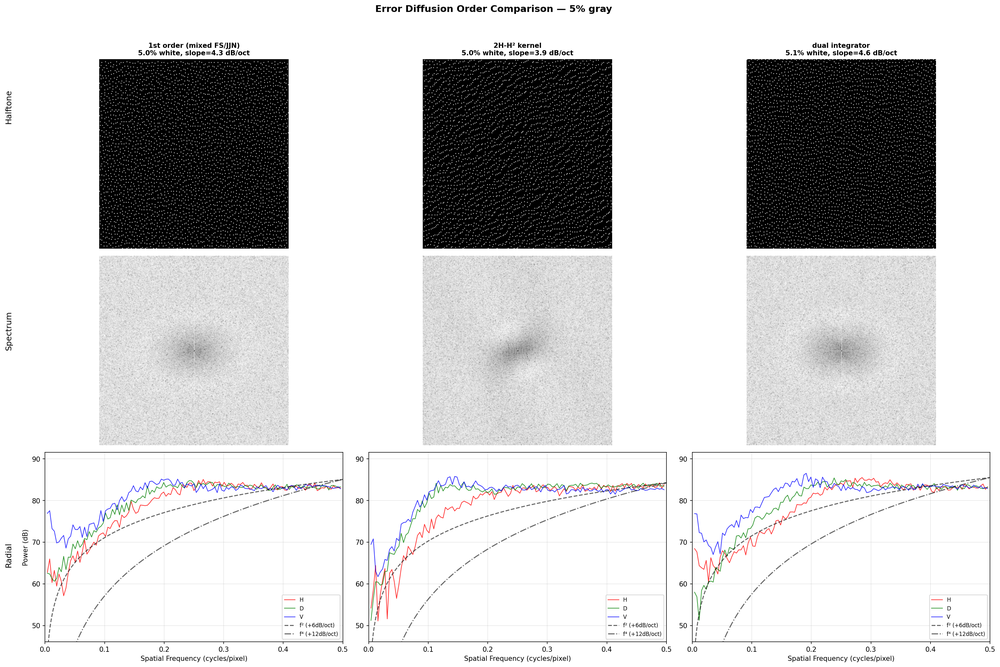
#> input picture tools/test_twelve/order_comparison_gray_005.png, 1000 x 667 px, shrunk from 3094 x 2063 before the run; its folder holds only this picture in this run
$ python second_order_dither.py --image order_comparison_gray_005.png
#> lines starting #> are read from the running program, lines starting #| are printed output that depends on the picture
#!/usr/bin/env python3
"""
Second-order error diffusion experiment.

Compares three approaches to noise shaping:
1. First-order: standard FS/JJN error diffusion → NTF = (1-H), ~6.8 dB/oct
2. 2H-H² kernel: precomputed kernel aiming for NTF = (1-H)², ~8.2 dB/oct
3. Dual integrator: two coupled error buffers aiming for NTF = (1-C)², ~7.1 dB/oct

Kite et al. insight: In a single feedback loop, the quantizer gain K varies
with the kernel (K≈2 for FS, K≈4.5 for JJN), and NTF = (1-H)/(1+(K-1)H)
which behaves as (1-H) regardless of K. One feedback loop = one order of
noise shaping.

Uses mixed FS/JJN kernel switching with hash-based selection.
The kernel switching is equivalent to threshold dithering but with less white noise
(the hash produces a white noise pattern, but the two kernels are similar enough
that the effective randomization is much smaller than full threshold dithering).
Implements edge seeding matching the Rust dither/basic.rs create_seeded_buffer.

Best results at 50% gray: 2H-H² kernel = 8.22 dB/oct (uniform H² assumption).

Approaches tried that gave worse results:
- Two-pass cascade (X→Y₁, residual X-Y₁→Y₂, threshold Y₁+Y₂):
  Nearly bit-identical to first-order. The residual is already shaped noise
  dancing around zero, so pass 2 contributes almost nothing (0.05% differ).
- MASH-style cascade (tap raw quantization error Q₁ from pass 1):
  Energy preservation broken (0.49→0.52), slope worse at 5.60 dB/oct.
  Without differentiating Y₂ before combining, just adds two +6dB sources.
- Storing shaped_err instead of raw err in error history (for reverse prediction):
  Slope dropped from ~6.3 to ~5.6 dB/oct. Worse, not better.
- FS-only kernels (no mixed FS/JJN switching):
  Collapses into limit cycles / checkerboard at 50% gray (0-5.58 dB/oct).
  Kernel mixing is essential for breaking limit cycles.
- Per-neighbor matched H² correction (look up each neighbor's actual kernel):
  Mathematically correct but slope dropped to 7.51 dB/oct. The cross-kernel
  H² terms are weaker than self-convolution terms.
- Cross-averaged kernels (K = 2H - H⊗H_avg, H_avg = (H_fs+H_jjn)/2):
  7.72 dB/oct. Statistically correct for 50/50 mixing but weaker than
  the uniform assumption which over-corrects beneficially.
- 4-way kernel selection (hash bit 0: FS/JJN, bit 1: FS²/JJN² correction):
  7.41 dB/oct. Adds variation to H² correction but averages to a weaker
  correction than uniform assumption.
- Cross-only selection (always assume OTHER kernel for H² correction):
  6.93 dB/oct. Cross-convolutions FS⊗JJN are weaker than self-convolutions.
- Same kernel for both dual integrator buffers (bit 0 for both instead of bit 0/bit 1):
  Slightly worse (7.08→7.01 at 50%, 7.34→6.91 at 33%). Different kernels per
  integrator give more decorrelation between the two error paths.
- Blue noise map for kernel selection (dither 50% gray as selection pattern):
  Helped 2H-H² slightly (8.22→8.33 at 50%) but hurt first-order (6.78→6.32)
  and dual integrator (7.08→6.52). White noise hash better for limit cycle
  breaking in first-order methods.
- MASH 1-1 digital cancellation with re-binarization (Y = threshold(Y₁ + (1-H)·Y₂)):
  Spatial-domain (1-H) filter: 1.26 dB/oct, re-dithering: 4.06 dB/oct, 1D
  (1-z⁻¹) differentiator: 4.08 dB/oct. The combined signal is continuous and
  re-thresholding introduces unshaped noise. Needs a different recombination
  strategy that preserves binary output.

Usage:
    python second_order_dither.py                    # Gray levels + gradient
    python second_order_dither.py --gray 0.5         # Single gray level
    python second_order_dither.py --gradient-only     # Gradient only
    python second_order_dither.py --image FILE        # Process an image
"""

import numpy as np
from numpy.fft import fft2, fftshift
from PIL import Image
from pathlib import Path
import argparse
import matplotlib
matplotlib.use('Agg')
import matplotlib.pyplot as plt


REACH = 2  # JJN kernel radius


def lowbias32(x: np.uint32) -> np.uint32:
    """Lowbias32 hash - improved version with bias 0.107."""
    x = np.uint32(x)
    x ^= x >> np.uint32(16)
    x = np.uint32(np.uint64(x) * np.uint64(0x21f0aaad) & 0xFFFFFFFF)
    x ^= x >> np.uint32(15)
    x = np.uint32(np.uint64(x) * np.uint64(0x735a2d97) & 0xFFFFFFFF)
    x ^= x >> np.uint32(15)
    return x


# [11 lines left out: function triple32, not called in this run]


# ============================================================================
# Seeded buffer (matches Rust create_seeded_buffer)
# ============================================================================

def create_seeded_buffer(input_image):
    """Create padded buffer with edge seeding, matching Rust create_seeded_buffer.

    Buffer layout (reach=2):
        cols: [0..2) overshoot | [2..4) left seed | [4..4+W) image | [4+W..6+W) right seed | [6+W..8+W) overshoot
        rows: [0..2) top seed | [2..2+H) image | [2+H..4+H) bottom overshoot
    """
    height, width = input_image.shape
    total_left = REACH * 2
    total_right = REACH * 2
    total_top = REACH
    total_bottom = REACH

    buf_width = total_left + width + total_right
    buf_height = total_top + height + total_bottom
    buf = np.zeros((buf_height, buf_width), dtype=np.float64)

    # Copy real image data
    buf[total_top:total_top + height, total_left:total_left + width] = input_image

    seed_left_start = REACH  # columns [reach..reach*2]
    seed_right_start = total_left + width  # columns [total_left+width..]

    # Left seeding columns: duplicate first column of real image
    for sx in range(REACH):
        buf[total_top:total_top + height, seed_left_start + sx] = input_image[:, 0]

    # Right seeding columns: duplicate last column of real image
    for sx in range(REACH):
        buf[total_top:total_top + height, seed_right_start + sx] = input_image[:, -1]

    # Top seeding rows: duplicate first row (including seeding columns)
    for sy in range(REACH):
        # Left seeding area
        for sx in range(REACH):
            buf[sy, seed_left_start + sx] = input_image[0, 0]
        # Real image area (first row)
        buf[sy, total_left:total_left + width] = input_image[0, :]
        # Right seeding area
        for sx in range(REACH):
            buf[sy, seed_right_start + sx] = input_image[0, -1]

    return buf


# [342 lines left out: functions extract_result, apply_fs_ltr, apply_fs_rtl, apply_jjn_ltr, apply_jjn_rtl, apply_error and 8 more, not called in this run]


# ============================================================================
# Dithering functions
# ============================================================================

def dither_first_order(input_image, seed=0):
    """Standard mixed FS/JJN error diffusion with edge seeding (first-order, +6 dB/oct)."""
    height, width = input_image.shape
    buf = create_seeded_buffer(input_image)
    hashed_seed = lowbias32(np.uint32(seed))

    bx_start = REACH  # skip left overshoot
    process_height = REACH + height  # seeding rows + real rows
    process_width = REACH + width + REACH  # left seed + real + right seed

    for y in range(process_height):
        is_rtl = y % 2 == 1
        px_range = range(process_width - 1, -1, -1) if is_rtl else range(process_width)

        for px in px_range:
            bx = bx_start + px
            old_val = buf[y, bx]
            new_val = 1.0 if old_val > 0.5 else 0.0
            buf[y, bx] = new_val
            err = old_val - new_val

            # Wrap coordinates so seed pixels get varied hashes
            img_x = (px - REACH) & 0xFFFF
            img_y = (y - REACH) & 0xFFFF
            coord_hash = lowbias32(np.uint32(img_x) ^ (np.uint32(img_y) << np.uint32(16)) ^ hashed_seed)
            use_jjn = (coord_hash & 1) == 1
            apply_error(buf, bx, y, err, use_jjn, is_rtl)

    return extract_result(buf, width, height)


# [62 lines left out: function dither_dual_integrator, not called in this run]


REACH_2ND = 4  # JJN² kernel radius (dx ±4, dy 0..4)
SEED_2ND = 16  # Seed area width (4x reach for warm-up with negative weights)

REACH_3RD = 6  # JJN³ kernel radius (dx ±6, dy 0..6)
SEED_3RD = 24  # Seed area width (4x reach)


# [462 lines left out: functions create_seeded_buffer_r4, dither_kernel_2nd, dither_adaptive_blend, dither_kernel_3rd, dither_dual_int_2nd, compute_power_spectrum and 4 more, not called in this run]


def process_image(image_path, output_dir, seed=0):
    """Process a real image with all dithering methods."""
#> called with image_path = 'order_comparison_gray_005.png', seed = 0
    img = Image.open(image_path).convert('L')
    input_image = np.array(img, dtype=np.float64) / 255.0
    stem = Path(image_path).stem

    # Standard methods
    for label, fn in [('1st_order', dither_first_order), ('2H_H2_kernel', dither_kernel_2nd), ('adaptive_blend', dither_adaptive_blend), ('3H_3H2_H3_kernel', dither_kernel_3rd), ('dual_int', dither_dual_integrator)]:
        result = fn(input_image, seed=seed)
        out_img = (result * 255).astype(np.uint8)
        path = output_dir / f"{stem}_{label}.png"
        Image.fromarray(out_img, mode='L').save(path)
        print(f"Saved: {path}")
#> this loop made 1 pass
#> pass 1, in dither_first_order, `buf = create_seeded_buffer(input_image)`:
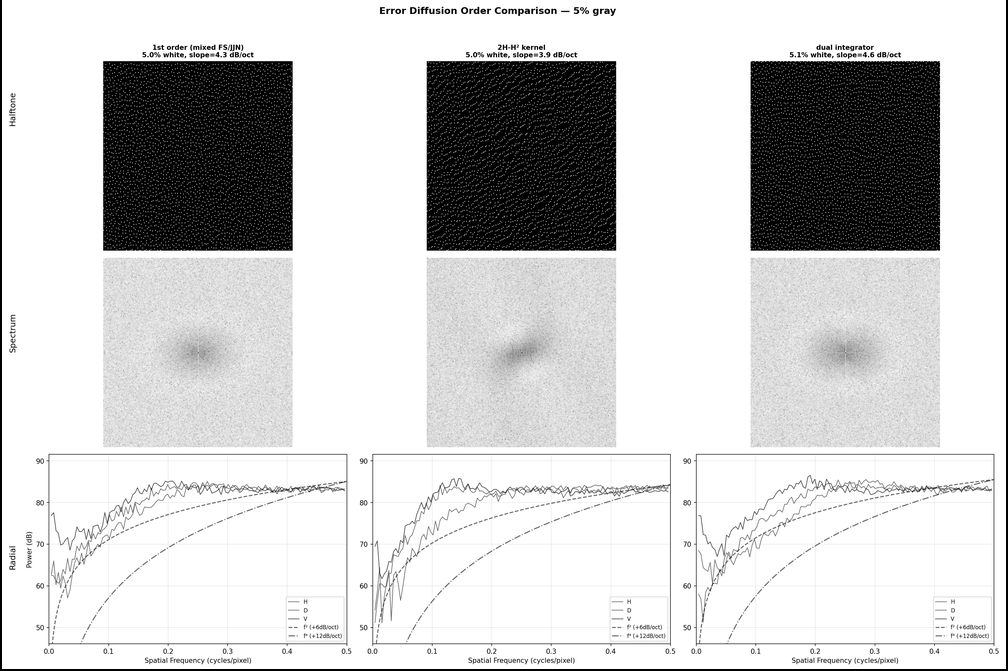
#> buf: shape (671, 1008) float64; min 0, max 1, mean 0.807


def main():
    parser = argparse.ArgumentParser(
        description="Second-order error diffusion experiment"
    )
    parser.add_argument("--size", type=int, default=256,
                        help="Image size (default: 256)")
    parser.add_argument("--seed", type=int, default=0,
                        help="Random seed (default: 0)")
    parser.add_argument("--gray", type=float, nargs="+",
                        help="Gray level(s) to test (0.0-1.0)")
    parser.add_argument("--gradient-only", action="store_true",
                        help="Only generate gradient comparison")
    parser.add_argument("--image", type=str,
                        help="Process an image file (grayscale PNG)")

    args = parser.parse_args()
    output_dir = Path(__file__).parent
    output_dir.mkdir(parents=True, exist_ok=True)

    if args.image:
        process_image(args.image, output_dir, seed=args.seed)
        return

    if args.gradient_only:
        analyze_gradient(output_dir, size=args.size, seed=args.seed)
        return

    gray_levels = args.gray if args.gray else [0.05, 0.125, 0.25, 0.333, 0.5, 0.667, 0.75, 0.875]

    for g in gray_levels:
        analyze_gray(g, output_dir, size=args.size, seed=args.seed)

    analyze_gradient(output_dir, size=args.size, seed=args.seed)


if __name__ == "__main__":
#> (the run stopped early here; a loop or call above may not have finished)

$ run again, on tools/test_twelve/order_comparison_gray_050.png
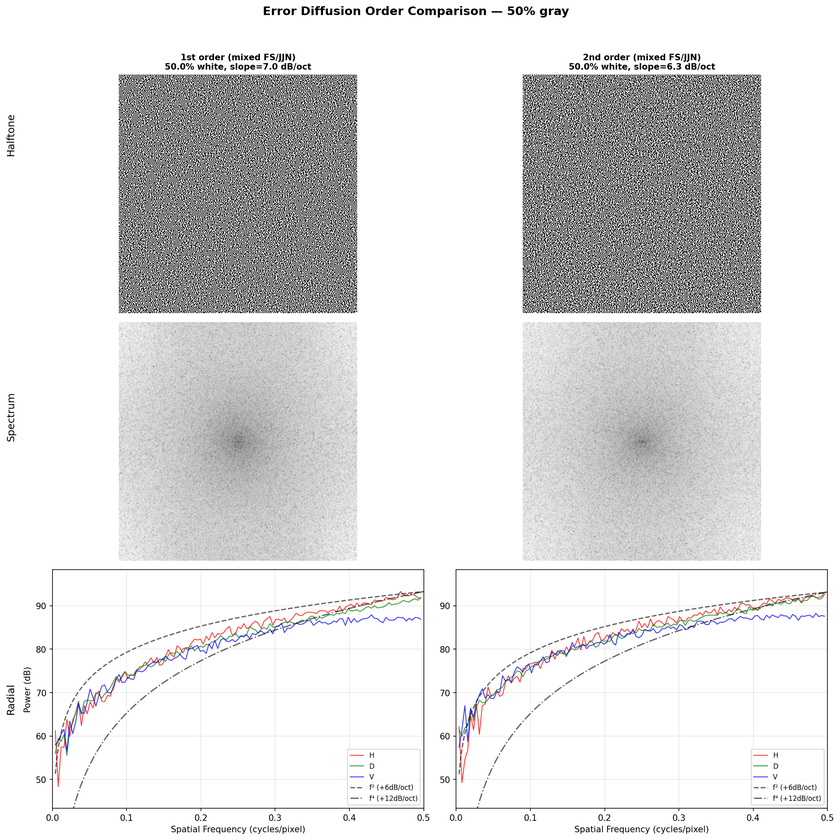
#> input picture tools/test_twelve/order_comparison_gray_050.png, 840 x 840 px, shrunk from 2065 x 2063 before the run
#> the loop in process_image, `for label, fn in [('1st_order', dither_first_order), ('2H_H2_kernel', ..` made 1 pass
#> pass 1, in dither_first_order, `buf = create_seeded_buffer(input_image)`:
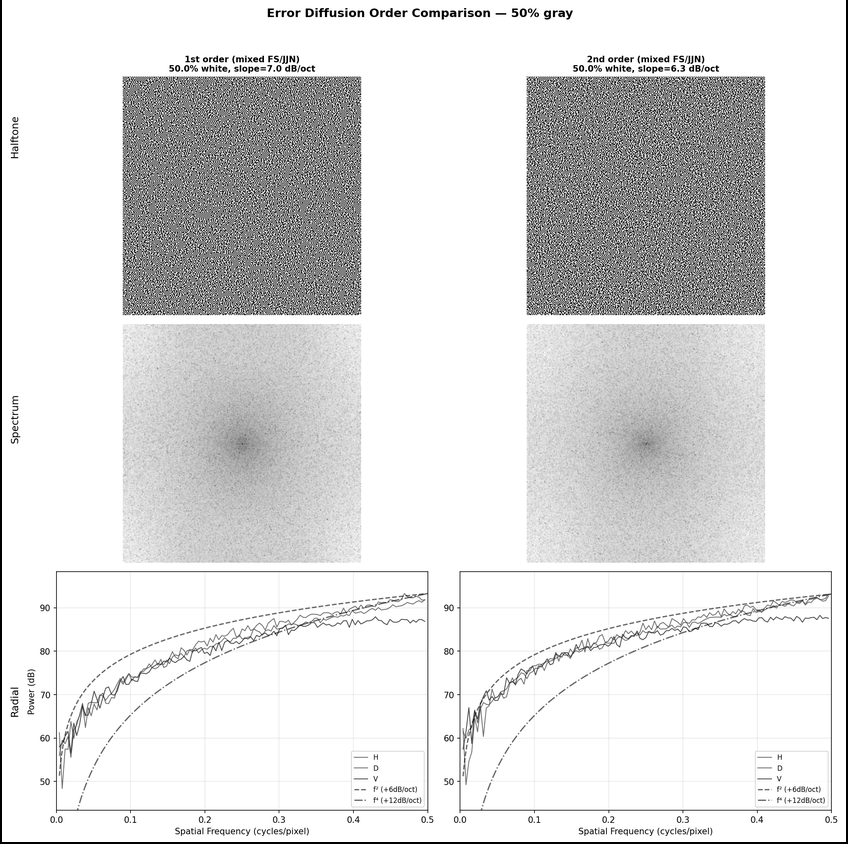
#> buf: shape (844, 848) float64; min 0, max 1, mean 0.868
